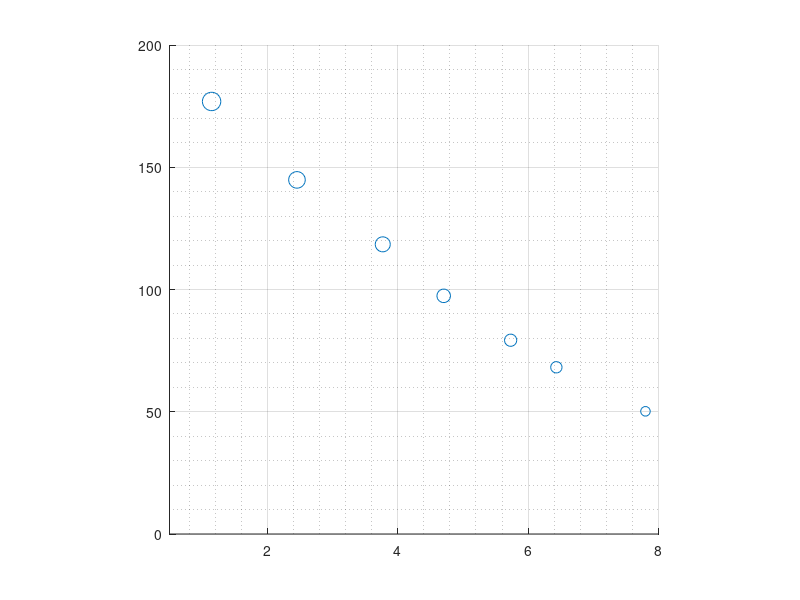

MATLAB code to generate this figure:
% create a scatter plot with x1 on the x-axis, y1 on the y-axis, and the size of the markers determined by y1.

rng(100);
x1 = (1:13) + rand(1,13);
y1 = 10+(x1-14).^2 + 5*rand(1,13);

scatter(x1,y1,y1)
% Change the x-axis limits to go from 0.5 to 8.
xlim([0.5 8])
grid on
grid('minor')
% Change the x-axis limits of the scatter plot, such that they are "square".
% Using the axis command lets you change the style of the axes.
axis('square')
  


  
  
